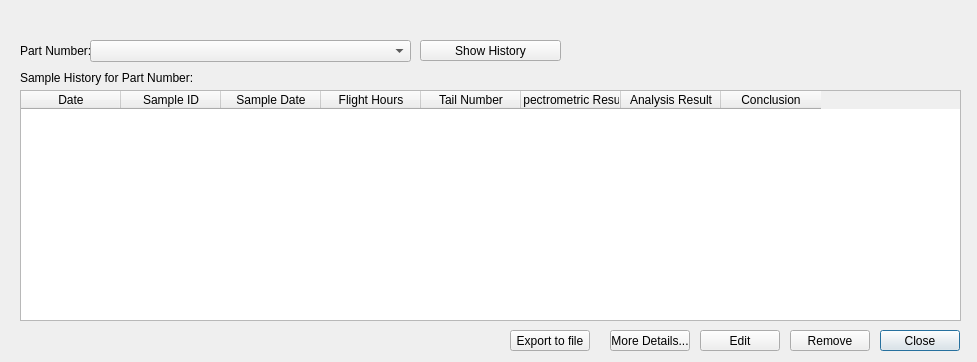
<?xml version="1.0" encoding="UTF-8"?>
<ui version="4.0">
 <class>History</class>
 <widget class="QDialog" name="History">
  <property name="geometry">
   <rect>
    <x>0</x>
    <y>0</y>
    <width>977</width>
    <height>362</height>
   </rect>
  </property>
  <property name="windowTitle">
   <string>History</string>
  </property>
  <widget class="QPushButton" name="closeButton">
   <property name="geometry">
    <rect>
     <x>880</x>
     <y>330</y>
     <width>80</width>
     <height>21</height>
    </rect>
   </property>
   <property name="text">
    <string>Close</string>
   </property>
  </widget>
  <widget class="QPushButton" name="selectButton">
   <property name="geometry">
    <rect>
     <x>420</x>
     <y>40</y>
     <width>141</width>
     <height>21</height>
    </rect>
   </property>
   <property name="text">
    <string>Show History</string>
   </property>
  </widget>
  <widget class="QLabel" name="label">
   <property name="geometry">
    <rect>
     <x>20</x>
     <y>40</y>
     <width>111</width>
     <height>21</height>
    </rect>
   </property>
   <property name="text">
    <string>Part Number:</string>
   </property>
  </widget>
  <widget class="QLabel" name="label_2">
   <property name="geometry">
    <rect>
     <x>20</x>
     <y>70</y>
     <width>251</width>
     <height>16</height>
    </rect>
   </property>
   <property name="text">
    <string>Sample History for Part Number:</string>
   </property>
  </widget>
  <widget class="QTableWidget" name="tableWidget">
   <property name="geometry">
    <rect>
     <x>20</x>
     <y>90</y>
     <width>941</width>
     <height>231</height>
    </rect>
   </property>
   <column>
    <property name="text">
     <string>Date</string>
    </property>
   </column>
   <column>
    <property name="text">
     <string>Sample ID</string>
    </property>
   </column>
   <column>
    <property name="text">
     <string>Sample Date</string>
    </property>
   </column>
   <column>
    <property name="text">
     <string>Flight Hours</string>
    </property>
   </column>
   <column>
    <property name="text">
     <string>Tail Number</string>
    </property>
   </column>
   <column>
    <property name="text">
     <string>Spectrometric Result</string>
    </property>
   </column>
   <column>
    <property name="text">
     <string>Analysis Result</string>
    </property>
   </column>
   <column>
    <property name="text">
     <string>Conclusion</string>
    </property>
   </column>
  </widget>
  <widget class="QComboBox" name="comboBox">
   <property name="geometry">
    <rect>
     <x>90</x>
     <y>40</y>
     <width>321</width>
     <height>22</height>
    </rect>
   </property>
  </widget>
  <widget class="QPushButton" name="detailsButton">
   <property name="geometry">
    <rect>
     <x>610</x>
     <y>330</y>
     <width>80</width>
     <height>21</height>
    </rect>
   </property>
   <property name="text">
    <string>More Details...</string>
   </property>
  </widget>
  <widget class="QPushButton" name="exportButton">
   <property name="geometry">
    <rect>
     <x>510</x>
     <y>330</y>
     <width>80</width>
     <height>21</height>
    </rect>
   </property>
   <property name="text">
    <string>Export to file</string>
   </property>
  </widget>
  <widget class="QPushButton" name="pushButton_4">
   <property name="geometry">
    <rect>
     <x>700</x>
     <y>330</y>
     <width>80</width>
     <height>21</height>
    </rect>
   </property>
   <property name="text">
    <string>Edit</string>
   </property>
  </widget>
  <widget class="QPushButton" name="pushButton_5">
   <property name="geometry">
    <rect>
     <x>790</x>
     <y>330</y>
     <width>80</width>
     <height>21</height>
    </rect>
   </property>
   <property name="text">
    <string>Remove</string>
   </property>
  </widget>
 </widget>
 <resources/>
 <connections/>
</ui>
